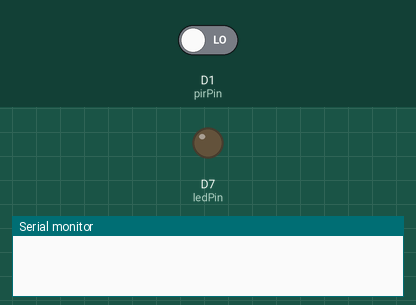
Recording of a sketch running on a simulated ESP8266 (NodeMCU). Parts: output pins drawn as LEDs (lit = HIGH), the last lines printed to the serial monitor. The inputs (shaded band) are chosen by the test bench; at power-on: D1 (pirPin) LOW. WiFi joins after 1.5 s; servers stay silent unless stated.

Above: at 3.0 s.
3.1 s: D1 (pirPin) driven HIGH
At 4.4 s:
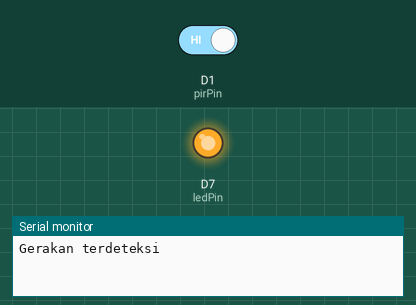
5.3 s: D1 (pirPin) driven LOW
At 7.2 s:
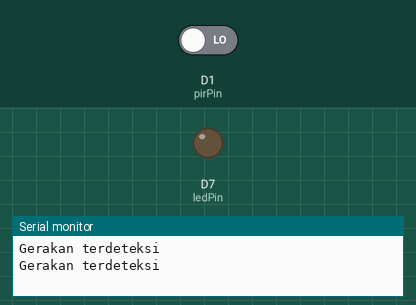
Timing chart, 0 to 8.7 s (numbered marks = the images above; inputs shaded):
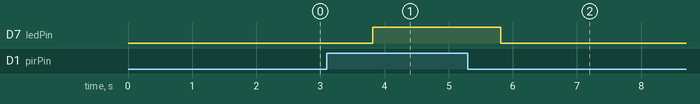

Measured:
- after the input at 3.1 s, D7 (ledPin): LOW → HIGH after 0.71 s
- after the input at 5.3 s, D7 (ledPin): HIGH → LOW after 0.51 s

The sketch:

code.ino
```cpp
/*
  Burglar Alarm Using Blynk and NodeMCU
*/

#include <ESP8266WiFi.h>  // Pendeklarasian Library
#define BLYNK_PRINT Serial
#include <BlynkSimpleEsp8266.h>

char auth[] = "xxxxxxxxxx"; // Masukkan kode autentikasi disini
char ssid[] = "Veendy-Suseno"; // Nama WiFi
char pass[] = "xxxxxxxxxx"; // Password

#define ledPin D7  // Pemilihan Pin dan pendeklarasian variabel
#define pirPin D1
int pirValue;

void setup() { // Pengaturan Pin dan Variabel
  Serial.begin(115200);
  delay(10);
  Blynk.begin(auth, ssid, pass);
  pinMode(ledPin, OUTPUT);
  pinMode(pirPin, INPUT);
  digitalWrite(ledPin, LOW);
}

void loop() { // Perulangan Program
  getPirValue();
  Blynk.run();
  delay(1000); // Tambahkan delay untuk menghindari pembacaan sensor yang terlalu cepat
}

void getPirValue(void) { // Deklarasi Pembacaan PIR
  pirValue = digitalRead(pirPin);
  if (pirValue == HIGH) { // Bila ada gerakan terbaca
    Serial.println("Gerakan terdeteksi");
    Blynk.notify("Gerakan terdeteksi");
  }
  digitalWrite(ledPin, pirValue);
}
```
